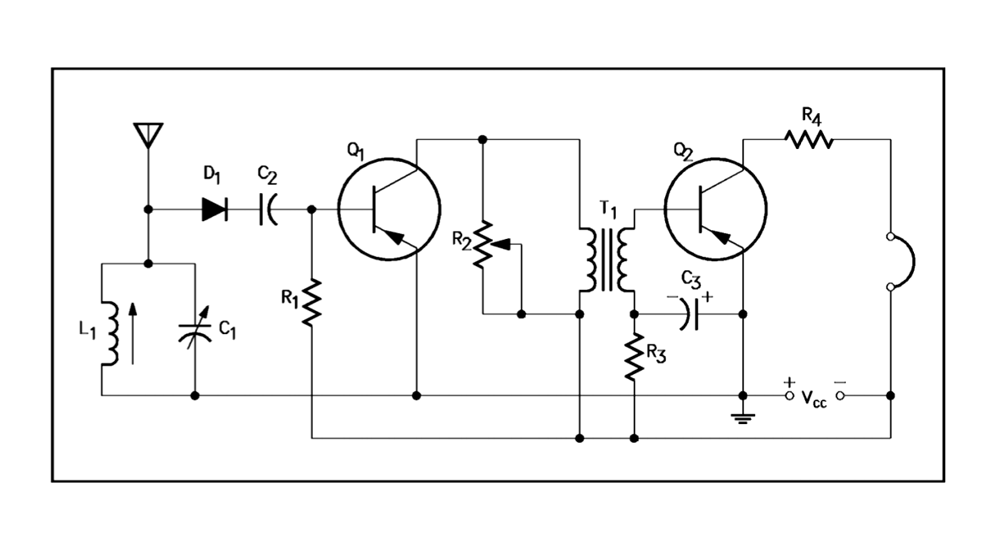
#> input picture data/circuits/0.png, 995 x 550 px, given in place of C10_D1_P1.jpg, which was not available
$ python morphology.py
#> lines starting #> are read from the running program, lines starting #| are printed output that depends on the picture; after the words box and inside, x2 and y2 are one past the last pixel; in counts of white or black regions, pixels touching at a corner belong together
### extract_templates.py
import xml.etree.ElementTree as ET
from pathlib import Path
import glob
from pprint import pprint as pp
import os
import cv2

import tqdm


def read_content(xml_file: str):

    tree = ET.parse(xml_file)
    root = tree.getroot()

    image_data = {}
    image_data["id"] = root.find('filename').text.replace(".jpg", "")
    image_data["shape"] = [root.find('size/height').text, root.find('size/width').text, root.find('size/depth').text]
    image_data["objects"] = []

    for boxes in root.iter('object'):
        ymin = int(boxes.find("bndbox/ymin").text)
        xmin = int(boxes.find("bndbox/xmin").text)
        ymax = int(boxes.find("bndbox/ymax").text)
        xmax = int(boxes.find("bndbox/xmax").text)
        object_name = boxes.find("name").text.replace(".", "_")
        bb = [xmin, ymin, xmax, ymax]

        object_data = {"name": object_name, "bb": bb}
        image_data["objects"].append(object_data)

    return image_data


# [28 lines that do not run on import are left out]

### morphology.py
import cv2
import numpy as np
import matplotlib.pyplot as plt
from matplotlib import cm
from scipy import stats

from skimage.feature import blob_dog, blob_log, blob_doh
from skimage.morphology import closing, binary_opening, disk, skeletonize, square
from skimage.morphology.convex_hull import convex_hull_object


from extract_templates import read_content


visualize = True
image = cv2.imread("./data/CGHD-1152/C10_D1_P1.jpg")
#> image is the input picture: shape (550, 995, 3); min 0, max 255, mean 245.4
image = cv2.cvtColor(image, cv2.COLOR_BGR2GRAY)
#> image: shape (550, 995)
image = 255-cv2.adaptiveThreshold(image, 255, cv2.ADAPTIVE_THRESH_GAUSSIAN_C, cv2.THRESH_BINARY, 99, 20)
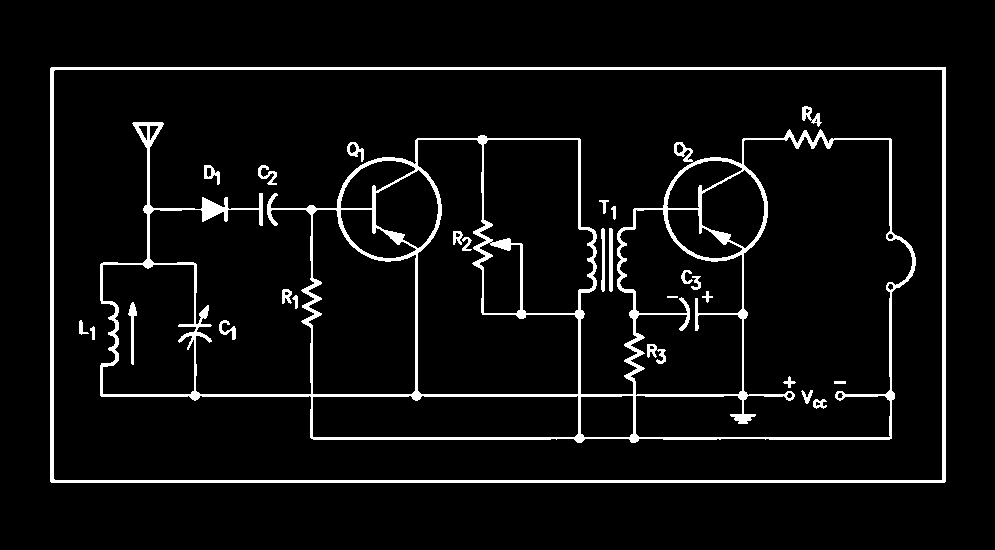
#> image: shape (550, 995); 5.6% white; 27 white regions, largest, box (x1, y1, x2, y2) and area: (100, 122, 916, 443) 19165, (50, 67, 946, 483) 8655, (609, 228, 613, 292) 253
# image = cv2.Canny(image, 50, 200)
# cv2.imshow("image", image)
# cv2.waitKey(0)

image = image / 255.0

image_data = read_content("./data/CGHD-1152/C10_D1_P1.xml")
#> (the run stopped early here; a loop or call above may not have finished)

$ run again, on simple_test_images/01.png
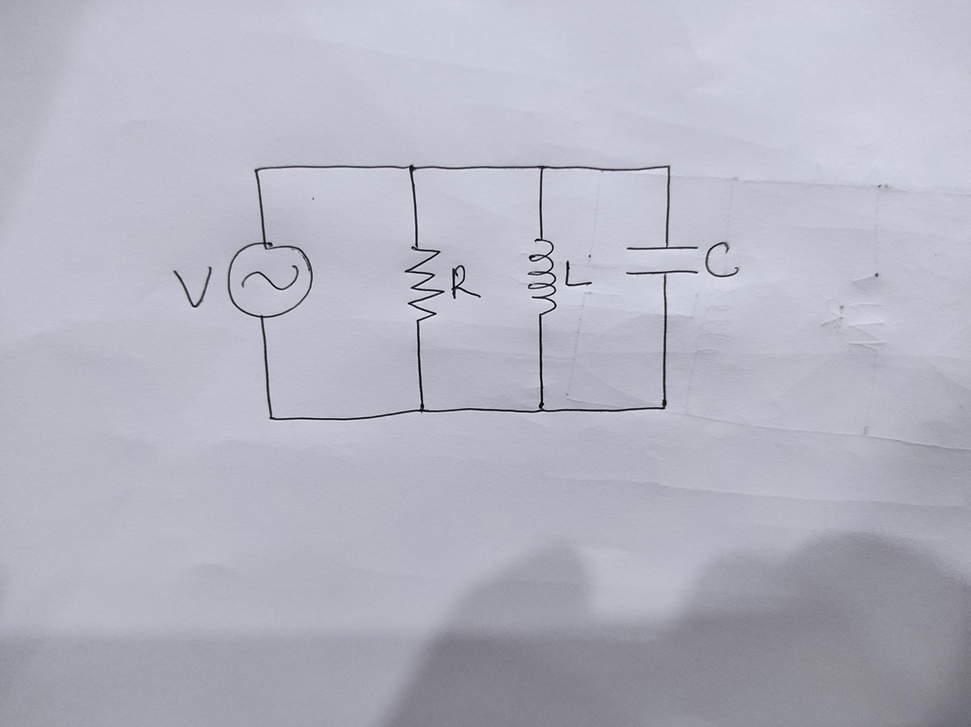
#> input picture simple_test_images/01.png, 971 x 727 px, shrunk from 1392 x 1042 before the run, given in place of C10_D1_P1.jpg, which was not available
#> image is the input picture: shape (727, 971, 3); mean B, G, R 193.4, 180.9, 179.9
#> `image = 255-cv2.adaptiveThreshold(image, 255, cv2.ADAPTIVE_THRESH_GAUS..`:
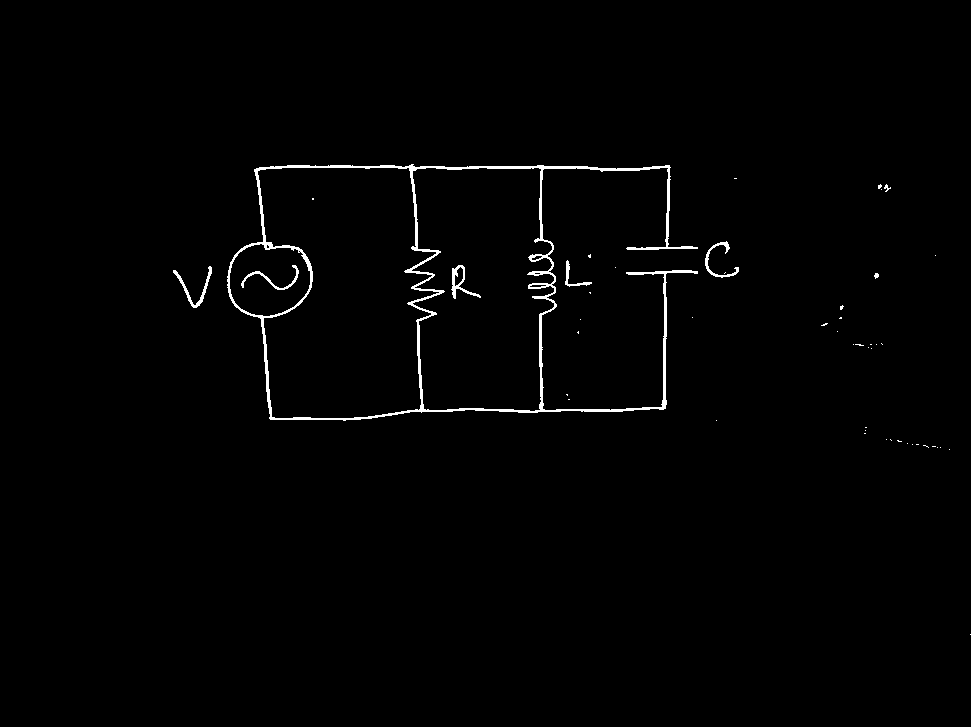
#> image: shape (727, 971); 1.1% white; 49 white regions (41 under 20 px), largest, box (x1, y1, x2, y2) and area: (227, 164, 698, 421) 6412, (173, 266, 212, 308) 269, (451, 265, 481, 299) 254
